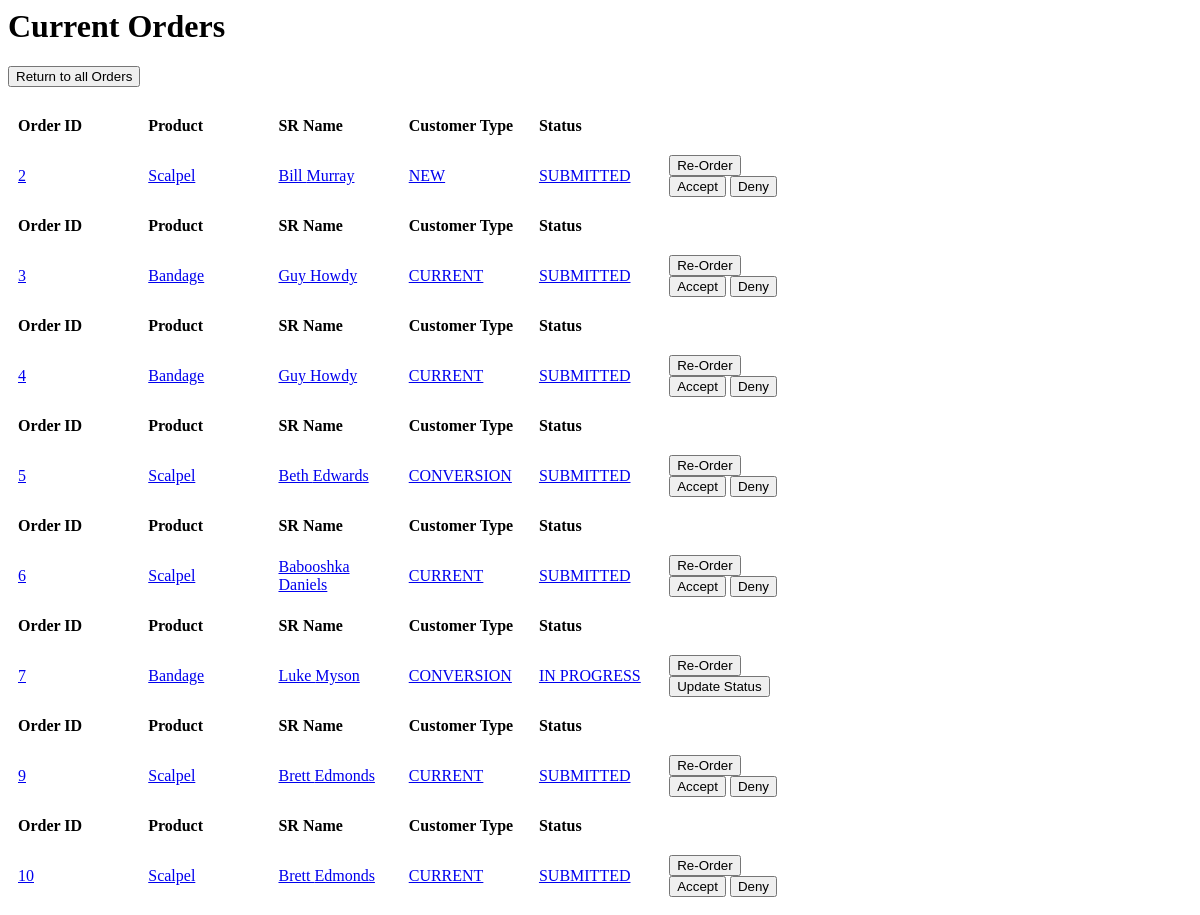
/orders/current, run on an earlier commit of the app's database.
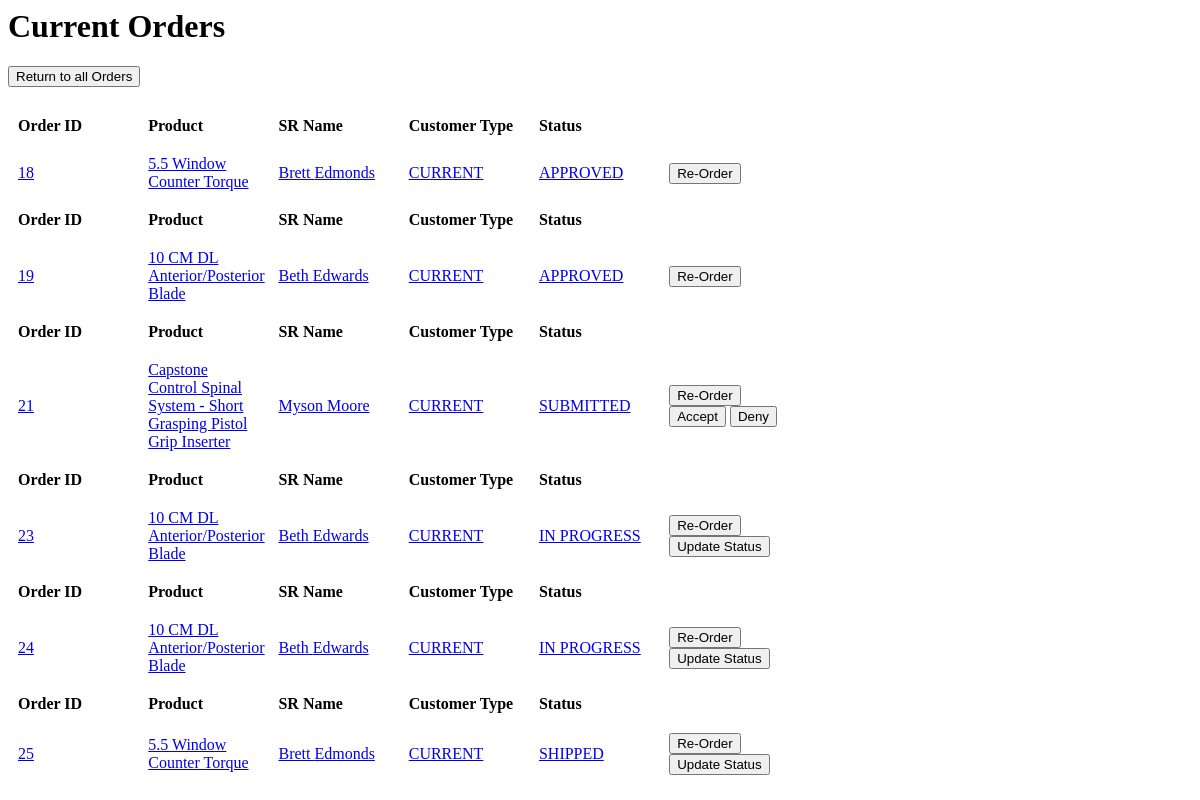
And on a later commit of the database.
### orders/models.py (models this page shows, shortened)
class Order(models.Model):
    def validate_true(value):
        if value is False:
            raise ValidationError("You must accept the disclaimer to submit the order.")
    product = models.ForeignKey(
        product_models.Product,
        on_delete=models.SET_NULL,
        null=True
    )
    SR_first_name = models.CharField(max_length=35)
    SR_last_name = models.CharField(max_length=35)
    SR_phone_number = models.PositiveIntegerField(validators=[MaxValueValidator(9999999999)])
    SM_first_name = models.CharField(max_length=35)
    SM_last_name = models.CharField(max_length=35)
    SR_email = models.EmailField(max_length=254)
    physician = models.CharField(max_length=70)
    hospital = models.CharField(max_length=70)
    cust_choices = ( #Choices for the customer type dropdown menu
        ("CURRENT", "Current"),
        ("NEW", "New"),
        ("CONVERSION", "Conversion")
    )
    customer_type = models.CharField(max_length=10, choices=cust_choices, default="CURRENT")
    clinical_need = models.CharField(max_length=200)
    category_choices = (
		("Cervical/Trauma", "Cervical/Trauma"),
		("Interbody Fusion and Vertebral Body Replacement", "Interbody Fusion and Vertebral Body Replacement"),
		("Thoracolumbar", "Thoracolumbar"),
		("MAST", "MAST"),
		("General Instruments", "General Instruments"),
		("New Product", "New Product")
	)
    instrument_category = models.CharField(max_length=47, choices=category_choices, null=True)
    description = models.TextField()
    size = models.CharField(max_length = 120, default = "Standard")
    quantity = models.PositiveIntegerField()
    type_choices = (
		("Simple Modification - Make from Scratch", "Simple Modification - Make from Scratch"),
		("Minor Mod to Standard Device", "Minor Mod to Standard Device"),
		("Complex Design - Requires Predicate", "Complex Design - Requires Predicate"),
		("Complex Assembly - Many Components", "Complex Assembly - Many Components"),
		("New Product", "New Product")
	)
    instrument_type = models.CharField(max_length=39, choices=type_choices, null=True, help_text=
        ("Simple Modification - Make from Scratch: $750-1250. "
        "Minor Mod to Standard Device: $1000-$2000. "
        "Complex Design - Requires Predicate: $1750-$3000. "
        "Complex Assembly - Many Components: $3000-$4500."))
    handle_choices = (
		("1.9 Inch Ball w/ Impact Cap","1.9 Inch Ball w/ Impact Cap"),
		("4.8 Inch Ergonomic Inline","4.8 Inch Ergonomic Inline"),
		("4.75 Inch Tapered w/ Impact Cap","4.75 Inch Tapered w/ Impact Cap"),
		("6 Inch Ergonomic Inline w/ Impact Cap","6 Inch Ergonomic Inline w/ Impact Cap"),
		("4 Inch Cervical Inline w/Impact Cap","4 Inch Cervical Inline w/Impact Cap"),
		("New Product", "New Product"),
		("Not Applicable", "Not Applicable")
	)
    instrument_handle = models.CharField(max_length=37, choices=handle_choices, null=True)
    disclaimer = models.BooleanField(validators=[validate_true], help_text=
        "I agree to submit this request form to my manager for approval.  If actual cost exceeds maximum price range, I will be notified with adjusted price prior to manufacturing with no obligation to continue.")
    status_choices = ( # Allowed status types
        ("SUBMITTED", "Submitted"),
        ("APPROVED", "Approved"),
        ("DENIED", "Denied"),
        ("IN PROGRESS", "In Progress"),
        ("SHIPPED", "Shipped"),
        ("COMPLETED", "Completed")
    )
    status = models.CharField(max_length=11, choices=status_choices, default="SUBMITTED")
    is_reordered = models.BooleanField(default=False)
    num_reorders = models.PositiveIntegerField(default=0)
    parent_reorder = models.ForeignKey('self', on_delete=models.SET_NULL, null=True, default=None)
    denial_reason = models.TextField(default = "")

### products/models.py (models this page shows)
class Product(models.Model):
	name = models.CharField(max_length = 360, default = "New Product")
	description = models.TextField()
	price = models.DecimalField(max_digits=100, decimal_places=2)
	image = models.ImageField(upload_to='media', default="default.jpeg")
	part_number = models.CharField(max_length = 360, default = "X0000000")
	category_choices = (
		("Cervical/Trauma", "Cervical/Trauma"),
		("Interbody Fusion and Vertebral Body Replacement", "Interbody Fusion and Vertebral Body Replacement"),
		("Thoracolumbar", "Thoracolumbar"),
		("MAST", "MAST"),
		("General Instruments", "General Instruments"),
		("New Product", "New Product")
	)
	category = models.CharField(max_length=47, choices=category_choices, null=True)
	size = models.CharField(max_length = 120, default = "Standard")
	handle_choices = (
		("1.9 Inch Ball w/ Impact Cap","1.9 Inch Ball w/ Impact Cap"),
		("4.8 Inch Ergonomic Inline","4.8 Inch Ergonomic Inline"),
		("4.75 Inch Tapered w/ Impact Cap","4.75 Inch Tapered w/ Impact Cap"),
		("6 Inch Ergonomic Inline w/ Impact Cap","6 Inch Ergonomic Inline w/ Impact Cap"),
		("4 Inch Cervical Inline w/Impact Cap","4 Inch Cervical Inline w/Impact Cap"),
		("New Product", "New Product"),
		("Not Applicable", "Not Applicable")
	)
	handle = models.CharField(max_length=37, choices=handle_choices, null=True)
	type_choices = (
		("Simple Modification - Make from Scratch", "Simple Modification - Make from Scratch"),
		("Minor Mod to Standard Device", "Minor Mod to Standard Device"),
		("Complex Design - Requires Predicate", "Complex Design - Requires Predicate"),
		("Complex Assembly - Many Components", "Complex Assembly - Many Components"),
		("New Product", "New Product")
	)
	product_type = models.CharField(max_length=39, choices=type_choices, null=True)
	num_orders = models.PositiveIntegerField(default=0)
	department = models.CharField(max_length=20, blank=True, default='')
	def __str__(self):
		return (self.name)

### orders/views.py (the view)
# urls.py: path('orders/current', CurrentOrders.as_view(), name='current_orders'),
class CurrentOrders(ListView): #Current Orders
    model = Order
    def get_queryset(self): #Overrides the default queryset for listview
        return Order.objects.exclude(hospital = "Enter Hospital") #Excludes the dummy order for a new Product that new product orders are based on
    def get_context_data(self, **kwargs): #Overrides Listview get_context_data method
        context = super(CurrentOrders, self).get_context_data(**kwargs) #Calls original version of method
        context['current_orders'] = Order.objects.filter( #Creates a subset of the context with only current orders
                                                        Q(status="SUBMITTED") |
                                                        Q(status="APPROVED") |
                                                        Q(status="IN PROGRESS") |
                                                        Q(status="SHIPPED") ).exclude(hospital = "Enter Hospital")
        return context
    template_name='orders/current_order_list.html' #Selects which html template to pass the context to

### orders/templates/orders/current_order_list.html (shortened to what this page needs)
<h1>Current Orders</h1>
<h2><a href="/orders/"><button type="button">Return to all Orders</button></a></h2>
{% for order in current_orders %}
    <table>
    <thead>
        <tr>
        <th>Order ID</th>
        <th>Product</th>
        <th>SR Name</th>
        <th>Customer Type</th>
        <th>Status</th>
        <th></th>
        </tr>
    </thead>
    <tbody>
    <tr>
        <td><a href="/orders/{{ order.id }}">{{ order.id }}</a></td>
        <td><a href="/orders/{{ order.id }}">{{ order.product }}</a></td>
        <td><a href="/orders/{{ order.id }}">{{ order.SR_first_name }} {{ order.SR_last_name }}</a></td>
        <td><a href="/orders/{{ order.id }}">{{ order.customer_type }}</a></td>
        <td><a href="/orders/{{ order.id }}">{{ order.status }}</a></td>
        <td><a href="/orders/{{ order.id }}/reorder"><button type = "button">Re-Order</button></a>
            {% if order.status == "SUBMITTED" %}
                <a href="/orders/{{ order.id }}/approve"><button type = "button">Accept</button></a>
                <a href="/orders/{{ order.id }}/deny"><button type = "button">Deny</button></a>
            {% endif %}
            {% if order.status == "IN PROGRESS" or order.status == "SHIPPED" %}
                <a href="/orders/{{ order.id }}/update_status"><button type = "button">Update Status</button></a>
            {% endif %}
        </tr>
    </tbody>
    </table>
{% empty %}
    <li>No Orders yet.</li>
{% endfor %}

What changed in the data, as far as the page shows it:
removed Order: id "2", product "Scalpel", SR_first_name "Bill", SR_last_name "Murray", customer_type "NEW", status "SUBMITTED"
removed Order: id "3", product "Bandage", SR_first_name "Guy", SR_last_name "Howdy", customer_type "CURRENT", status "SUBMITTED"
removed Order: id "4", product "Bandage", SR_first_name "Guy", SR_last_name "Howdy", customer_type "CURRENT", status "SUBMITTED"
removed Order: id "5", product "Scalpel", SR_first_name "Beth", SR_last_name "Edwards", customer_type "CONVERSION", status "SUBMITTED"
removed Order: id "6", product "Scalpel", SR_first_name "Babooshka", SR_last_name "Daniels", customer_type "CURRENT", status "SUBMITTED"
removed Order: id "7", product "Bandage", SR_first_name "Luke", SR_last_name "Myson", customer_type "CONVERSION", status "IN PROGRESS"
removed Order: id "9", product "Scalpel", SR_first_name "Brett", SR_last_name "Edmonds", customer_type "CURRENT", status "SUBMITTED"
removed Order: id "10", product "Scalpel", SR_first_name "Brett", SR_last_name "Edmonds", customer_type "CURRENT", status "SUBMITTED"
added Order: id "18", product "5.5 Window Counter Torque", SR_first_name "Brett", SR_last_name "Edmonds", customer_type "CURRENT", status "APPROVED"
added Order: id "19", product "10 CM DL Anterior/Posterior Blade", SR_first_name "Beth", SR_last_name "Edwards", customer_type "CURRENT", status "APPROVED"
added Order: id "21", product "Capstone Control Spinal System - Short Grasping Pistol Grip Inserter", SR_first_name "Myson", SR_last_name "Moore", customer_type "CURRENT", status "SUBMITTED"
added Order: id "23", product "10 CM DL Anterior/Posterior Blade", SR_first_name "Beth", SR_last_name "Edwards", customer_type "CURRENT", status "IN PROGRESS"
added Order: id "24", product "10 CM DL Anterior/Posterior Blade", SR_first_name "Beth", SR_last_name "Edwards", customer_type "CURRENT", status "IN PROGRESS"
added Order: id "25", product "5.5 Window Counter Torque", SR_first_name "Brett", SR_last_name "Edmonds", customer_type "CURRENT", status "SHIPPED"
